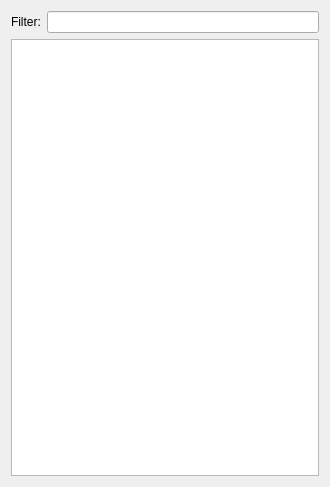
<?xml version="1.0" encoding="UTF-8"?>
<ui version="4.0">
 <class>ASAPOBrowser</class>
 <widget class="QWidget" name="ASAPOBrowser">
  <property name="geometry">
   <rect>
    <x>0</x>
    <y>0</y>
    <width>330</width>
    <height>487</height>
   </rect>
  </property>
  <property name="windowTitle">
   <string>Form</string>
  </property>
  <layout class="QVBoxLayout" name="verticalLayout">
   <item>
    <layout class="QHBoxLayout" name="horizontalLayout">
     <item>
      <widget class="QLabel" name="label">
       <property name="text">
        <string>Filter:</string>
       </property>
      </widget>
     </item>
     <item>
      <widget class="QLineEdit" name="le_filter"/>
     </item>
    </layout>
   </item>
   <item>
    <widget class="QTreeView" name="tr_asapo_browser">
     <property name="minimumSize">
      <size>
       <width>0</width>
       <height>0</height>
      </size>
     </property>
    </widget>
   </item>
  </layout>
 </widget>
 <resources/>
 <connections/>
</ui>
